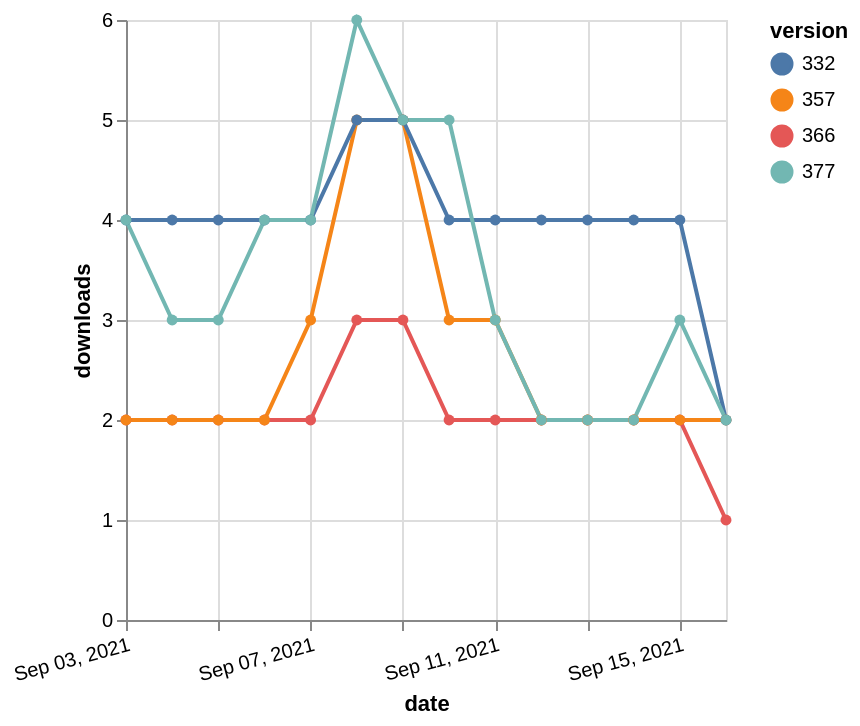

Express this chart as Vega-Lite.
### Vega-Lite specification from a JSON file in a GitHub repository (floating-point values rounded to 4 significant figures)
{"$schema": "https://vega.github.io/schema/vega-lite/v5.json", "description": "A simple bar chart with embedded data.", "data": {"values": [{"date": "2021-09-03", "total": 2454, "delta": 2, "version": "366"}, {"date": "2021-09-04", "total": 2456, "delta": 2, "version": "366"}, {"date": "2021-09-05", "total": 2458, "delta": 2, "version": "366"}, {"date": "2021-09-06", "total": 2460, "delta": 2, "version": "366"}, {"date": "2021-09-07", "total": 2462, "delta": 2, "version": "366"}, {"date": "2021-09-08", "total": 2465, "delta": 3, "version": "366"}, {"date": "2021-09-09", "total": 2468, "delta": 3, "version": "366"}, {"date": "2021-09-10", "total": 2470, "delta": 2, "version": "366"}, {"date": "2021-09-11", "total": 2472, "delta": 2, "version": "366"}, {"date": "2021-09-12", "total": 2474, "delta": 2, "version": "366"}, {"date": "2021-09-13", "total": 2476, "delta": 2, "version": "366"}, {"date": "2021-09-14", "total": 2478, "delta": 2, "version": "366"}, {"date": "2021-09-15", "total": 2480, "delta": 2, "version": "366"}, {"date": "2021-09-16", "total": 2481, "delta": 1, "version": "366"}, {"date": "2021-09-03", "total": 3662, "delta": 2, "version": "357"}, {"date": "2021-09-04", "total": 3664, "delta": 2, "version": "357"}, {"date": "2021-09-05", "total": 3666, "delta": 2, "version": "357"}, {"date": "2021-09-06", "total": 3668, "delta": 2, "version": "357"}, {"date": "2021-09-07", "total": 3671, "delta": 3, "version": "357"}, {"date": "2021-09-08", "total": 3676, "delta": 5, "version": "357"}, {"date": "2021-09-09", "total": 3681, "delta": 5, "version": "357"}, {"date": "2021-09-10", "total": 3684, "delta": 3, "version": "357"}, {"date": "2021-09-11", "total": 3687, "delta": 3, "version": "357"}, {"date": "2021-09-12", "total": 3689, "delta": 2, "version": "357"}, {"date": "2021-09-13", "total": 3691, "delta": 2, "version": "357"}, {"date": "2021-09-14", "total": 3693, "delta": 2, "version": "357"}, {"date": "2021-09-15", "total": 3695, "delta": 2, "version": "357"}, {"date": "2021-09-16", "total": 3697, "delta": 2, "version": "357"}, {"date": "2021-09-03", "total": 4981, "delta": 4, "version": "332"}, {"date": "2021-09-04", "total": 4985, "delta": 4, "version": "332"}, {"date": "2021-09-05", "total": 4989, "delta": 4, "version": "332"}, {"date": "2021-09-06", "total": 4993, "delta": 4, "version": "332"}, {"date": "2021-09-07", "total": 4997, "delta": 4, "version": "332"}, {"date": "2021-09-08", "total": 5002, "delta": 5, "version": "332"}, {"date": "2021-09-09", "total": 5007, "delta": 5, "version": "332"}, {"date": "2021-09-10", "total": 5011, "delta": 4, "version": "332"}, {"date": "2021-09-11", "total": 5015, "delta": 4, "version": "332"}, {"date": "2021-09-12", "total": 5019, "delta": 4, "version": "332"}, {"date": "2021-09-13", "total": 5023, "delta": 4, "version": "332"}, {"date": "2021-09-14", "total": 5027, "delta": 4, "version": "332"}, {"date": "2021-09-15", "total": 5031, "delta": 4, "version": "332"}, {"date": "2021-09-16", "total": 5033, "delta": 2, "version": "332"}, {"date": "2021-09-03", "total": 3191, "delta": 4, "version": "377"}, {"date": "2021-09-04", "total": 3194, "delta": 3, "version": "377"}, {"date": "2021-09-05", "total": 3197, "delta": 3, "version": "377"}, {"date": "2021-09-06", "total": 3201, "delta": 4, "version": "377"}, {"date": "2021-09-07", "total": 3205, "delta": 4, "version": "377"}, {"date": "2021-09-08", "total": 3211, "delta": 6, "version": "377"}, {"date": "2021-09-09", "total": 3216, "delta": 5, "version": "377"}, {"date": "2021-09-10", "total": 3221, "delta": 5, "version": "377"}, {"date": "2021-09-11", "total": 3224, "delta": 3, "version": "377"}, {"date": "2021-09-12", "total": 3226, "delta": 2, "version": "377"}, {"date": "2021-09-13", "total": 3228, "delta": 2, "version": "377"}, {"date": "2021-09-14", "total": 3230, "delta": 2, "version": "377"}, {"date": "2021-09-15", "total": 3233, "delta": 3, "version": "377"}, {"date": "2021-09-16", "total": 3235, "delta": 2, "version": "377"}]}, "width": "container", "mark": {"type": "line", "point": {"filled": true}}, "encoding": {"x": {"field": "date", "type": "temporal", "timeUnit": "yearmonthdate", "title": "date", "axis": {"labelAngle": -15}}, "y": {"field": "delta", "type": "quantitative", "title": "downloads"}, "color": {"field": "version", "type": "nominal"}, "tooltip": {"field": "delta"}}}
